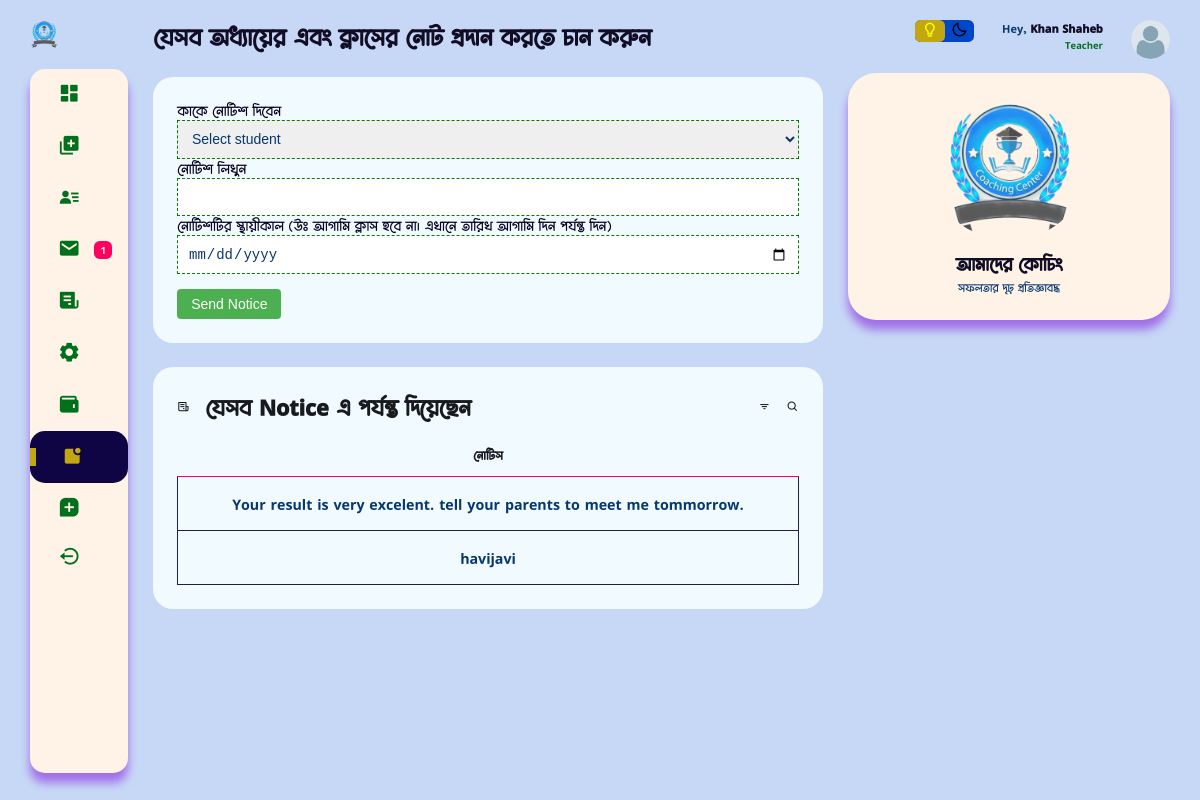
Page /teacher_dashboard/notice (signed in) on the committed database.
### users/models.py (models this page shows, shortened)
class CommonBaseModel(models.Model):
    uid = models.UUIDField(primary_key=True, default= uuid.uuid4)
    created_at = models.DateTimeField(auto_now_add=True)
    updated_at = models.DateTimeField(auto_now=True)
    class Meta:
        abstract = True

class NoticeForStudent(CommonBaseModel):
    notice = models.CharField( max_length=250)
    student = models.ForeignKey(Student, on_delete=models.CASCADE)
    teacher = models.ForeignKey(Teacher, on_delete=models.CASCADE)
    notice_last_for = models.DateField(auto_now=False, auto_now_add=False)

class CustomUser(AbstractUser):
    username = None
    email = models.EmailField("email_address", unique=True, max_length=354)
    phone_number = models.CharField(max_length=15, blank=True, null=True)
    ROLE_CHOICES = [
        ('student', 'Student'),
        ('teacher', 'Teacher'),
        ('guardian', 'Guardian'),
    ]
    role = models.CharField(max_length=10, choices=ROLE_CHOICES)
    USERNAME_FIELD = "email"
    REQUIRED_FIELDS = ['phone_number']
    objects = CustomManager()
    class Meta:
        verbose_name_plural = "ইউজার অ্যাকাউন্ট *VIP* "

class Teacher(models.Model):
    user = models.OneToOneField(CustomUser, on_delete=models.CASCADE)
    basic_step_of_reg = models.BooleanField(default=False)
    t_name = models.CharField(max_length=100)
    profile_pic = models.ImageField(upload_to="teacher", default='teacher.png')
    teacher_background = models.CharField(max_length=20, choices=background_of_teacher)
    t_present_adress = models.CharField( max_length=150, null=True, blank=True)
    t_permnt_adress = models.CharField( max_length=150, null=True, blank=True)
    t_extra_phone = models.CharField( max_length=50, null=True, blank=True)
    t_approval = models.BooleanField(default=False)
    created_at = models.DateTimeField(auto_now_add=True)
    updated_at = models.DateTimeField(auto_now=True)
    class Meta:
        verbose_name_plural = "ইউজার( শিক্ষক-শিক্ষিকা )"

### home/views.py (the view, shortened to what this page needs)
# urls.py: path('teacher_dashboard/<str:page>', teacher_dashb, name="teacher_dashb"),
@login_required
def teacher_dashb(request, page=None):
    if request.user.role == 'teacher':
        if page == 'add_mark':
            shift = Shift.objects.all()
            return render(request, 'teacher/add_mark.html', {'data':shift})
        elif page == 'msg':
            all_msg = MessageForTeacher.objects.filter(message_for = request.user.teacher).order_by('upload_at', '-visited')
            context = {
                'all_message':all_msg,
            }
            return render(request, 'teacher/msg.html', context)
        elif page == 'all_setting':
            return redirect('edit_profile')
        elif page == 'wallet':
            return render(request, 'teacher/wallet.html')
        elif page == 'routine':
            routine = MakeBatch.objects.filter(teacher = request.user.teacher)
            return render(request, 'teacher/routine.html', {'routine':routine})
        elif page == 'your_subject':
            sub = MakeBatch.objects.filter(teacher = request.user.teacher)
            return render(request, 'teacher/your_subject.html', {'subs':sub})
        elif page == 'notice':
            current_teacher = request.user.teacher
            make_batch_objects = MakeBatch.objects.filter(teacher=current_teacher).distinct()
            notiss = NoticeForStudent.objects.filter(teacher=current_teacher)
            '''
            Here I did the reverse relation to do the short cut to find out all
            students of the current teacher is teacher. for that i did reverse
            relation with batch --> MakeBatch--> Teaacher's instance
            and the teacher instance is logged in user. it saves minimum of 5 to 8 lines
            of codes that i used in 'your_students' page.
            '''
            all_students = Student.objects.filter(batch__makebatch__teacher=current_teacher).distinct()
            context = {
                'mystudent': all_students,
                'notices': notiss,
            }
            return render(request, 'teacher/notice_for_std.html', context)
    else:
        return render(request, 'main/404.html')

### home/public.py (called while the page is built)
def common_data(request):
    try:
        if request.user.role == "student":
            try:
                unviewed_msg_std = MessageForStudent.objects.filter(message_for = request.user.student, visited = False).count()
            except:
                unviewed_msg_std = 0
            context = {
                'unviewed_msg_std' : unviewed_msg_std,
            }
        elif request.user.role == "teacher":
            try:
                unviewed_msg = MessageForTeacher.objects.filter(message_for = request.user.teacher, visited = False).count()
            except:
                unviewed_msg = 0
            context = {
                'unviewed_msg' : unviewed_msg,
            }
        else:
            context={}
    except:
        context = {}
    return context

### users/models.py (called while the page is built)
    def __str__(self):
        if self.s_name:
            return self.s_name
        else:
            return f"STUDENT ID - {self.s_id}"

### templates/teacher/notice_for_std.html (shortened to what this page needs)
{% extends 'teacher/base.html' %}
{% load static %}
{% block content %}
<h1>যেসব অধ্যায়ের এবং ক্লাসের নোট প্রদান করতে চান করুন</h1>
<div class="bottom-data">
    <div class="orders">
    <form action="" method="POST">
        <label for="the_student">কাকে নোটিশ দিবেন</label>
        <select name="the_student" class="input-field">
            <option value="">Select student</option>
        </select>
        <label for="notice">নোটিশ লিখুন</label>
        <input type="text" name="notice" class="input-field"></input>
        <label for="notice_last_for">নোটিশটির স্থায়ীকাল (উঃ আগামি ক্লাস হবে না। এখানে তারিখ আগামি দিন পর্যন্ত দিন) </label>
        <input type="date" name="notice_last_for" class="input-field">
        <button type="submit" id="notice-send-button" class="edit-button">Send Notice</button>
    </form>
    </div>
</div>
<div class="bottom-data">
    <div class="orders">
        <div class="header">
            <i class='bx bx-receipt'></i>
            <h3>যেসব Notice এ পর্যন্ত দিয়েছেন </h3>
            <i class='bx bx-filter'></i>
            <i class='bx bx-search'></i>
        </div>
    <table>
        <thead>
            <tr>
                <th>নোটিস</th>
            </tr>
        </thead>
        <tbody>
            {% if notices %}
            {% for N in notices %}
            <tr>
            <td>
                {{N.notice}}
            </td>
        </tr>
        {% endfor %}
            {% else %}
            <tr>
                <td colspan="5"><h2>আপনার কোনো বিষয় এ কোনো নোট প্রদান করা হয় নি </h2></td>
            </tr>
            {% endif %}
        </tbody>
    </table>
</div>
</div>
{% endblock content %}

### templates/teacher/base.html (shortened to what this page needs)
<!DOCTYPE html>
{% load static %}
<html lang="en">
<head>
    <link href='https://unpkg.com/boxicons@2.1.4/css/boxicons.min.css' rel='stylesheet'>
    <link rel="stylesheet" href="{% static "css/tdash.css" %}">
</head>
<body>
    <div class="container">
        <aside>
            <div class="toggle">
                <div class="logo">
                    <img src="{% static "image/coaching.png" %}">
                </div>
            </div>
            <div class="sidebar">
               {% url 'teacher_dashb' page='home' as home %}
               {% url 'teacher_dashb' page='add_mark' as add_mark %}
               {% url 'teacher_dashb' page='msg' as msg %}
               {% url 'teacher_dashb' page='apply_leave' as apply_leave %}
               {% url 'teacher_dashb' page='all_setting' as all_setting %}
               {% url 'teacher_dashb' page='hw' as hw %}
               {% url 'teacher_dashb' page='your_student' as your_student %}
               {% url 'teacher_dashb' page='wallet' as wallet %}
               {% url 'teacher_dashb' page='notice' as notice %}
               <a {% if request.path == home %}class="active"{% endif %} href="{% url 'teacher_dashb' page='home' %}">
                  <span >
                    <i class='bx bxs-dashboard' ></i>
                  </span>
              </a>
               <a {% if request.path == add_mark %}class="active"{% endif %} href="{% url 'teacher_dashb' page='add_mark' %}">
                   <span >
                    <i class='bx bxs-add-to-queue'></i>
                   </span>
               </a>
               <a {% if request.path == your_student %}class="active"{% endif %} href="{% url "teacher_dashb" page='your_student' %}">
                    <span >
                        <i class='bx bxs-user-detail'></i>
                    </span>
                </a>
               <a {% if request.path == msg %}class="active"{% endif %} href="{% url 'teacher_dashb' page='msg' %}">
                   <span >
                    {% if unviewed_msg == 0 %}
                    <i class='bx bxs-envelope' ></i>
                    {% else %}
                    <i class='bx bxs-envelope bx-tada' ></i>
                    {% endif %}
                   </span>
                   <span class="message-count">{{unviewed_msg}}</span>
               </a>
               <a {% if request.path == apply_leave %}class="active"{% endif %} href="{% url 'teacher_dashb' page='apply_leave' %}">
                   <span >
                    <i class='bx bxs-receipt'></i>
                   </span>
               </a>
               <a {% if request.path == all_setting %}class="active"{% endif %} href="{% url 'teacher_dashb' page='all_setting' %}">
                   <span >
                       <i class='bx bxs-cog bx-spin'  ></i>
                   </span>
               </a>
               <a {% if request.path == wallet %}class="active"{% endif %} href="{% url 'teacher_dashb' page='wallet' %}">
                <span >
                    <i class='bx bxs-wallet'  ></i>
                </span>
               </a>
               <a {% if request.path == notice %}class="active"{% endif %} href="{% url 'teacher_dashb' page='notice' %}">
                   <span >
                    <i class='bx bxs-notification'></i>
                   </span>
               </a>
               <a {% if request.path == hw %}class="active"{% endif %} href="{% url 'teacher_dashb' page='hw' %}">
                   <span >
                    <i class='bx bxs-message-square-add'></i>
                   </span>
               </a>
               <a href="{% url "logout" %}">
                   <span >
                    <i class='bx bx-log-out-circle'  ></i>
                   </span>
               </a>
           </div>
        </aside>
        <main>
            {% block content %}{% endblock content %}
        </main>
        <div class="right-section">
            <div class="nav">
                <div class="dark-mode">
                    <span class="material-icons-sharp active">
                        <i class='bx bx-bulb' style='color:yellow' ></i>
                    </span>
                    <span >
                        <i class='bx bx-moon' style='color:black' ></i>
                    </span>
                </div>
                <div class="profile">
                    <div class="info">
                        <p>Hey, <b>{{request.user.teacher.t_name}}</b></p>
                        <small class="text-muted">Teacher</small>
                    </div>
                    <div class="profile-photo">
                        <img src="{{request.user.teacher.profile_pic.url}}">
                    </div>
                </div>
            </div>
            <div class="user-profile">
                <div class="logo">
                    <img src="{% static "image/coaching.png" %}">
                    <h2>আমাদের কোচিং</h2>
                    <p>সফলতার দৃঢ় প্রতিজ্ঞাবদ্ধ</p>
                </div>
            </div>
        </div>
    </div>
</body>
</html>

### rows in the picture
NoticeForStudent: notice "Your result is very excelent. tell your parents to meet me tommorrow."
NoticeForStudent: notice "havijavi"
CustomUser: user.teacher.t_name "Khan Shaheb", user.teacher.profile_pic (picture)

### other values in the picture
{{ unviewed_msg }} "1"
